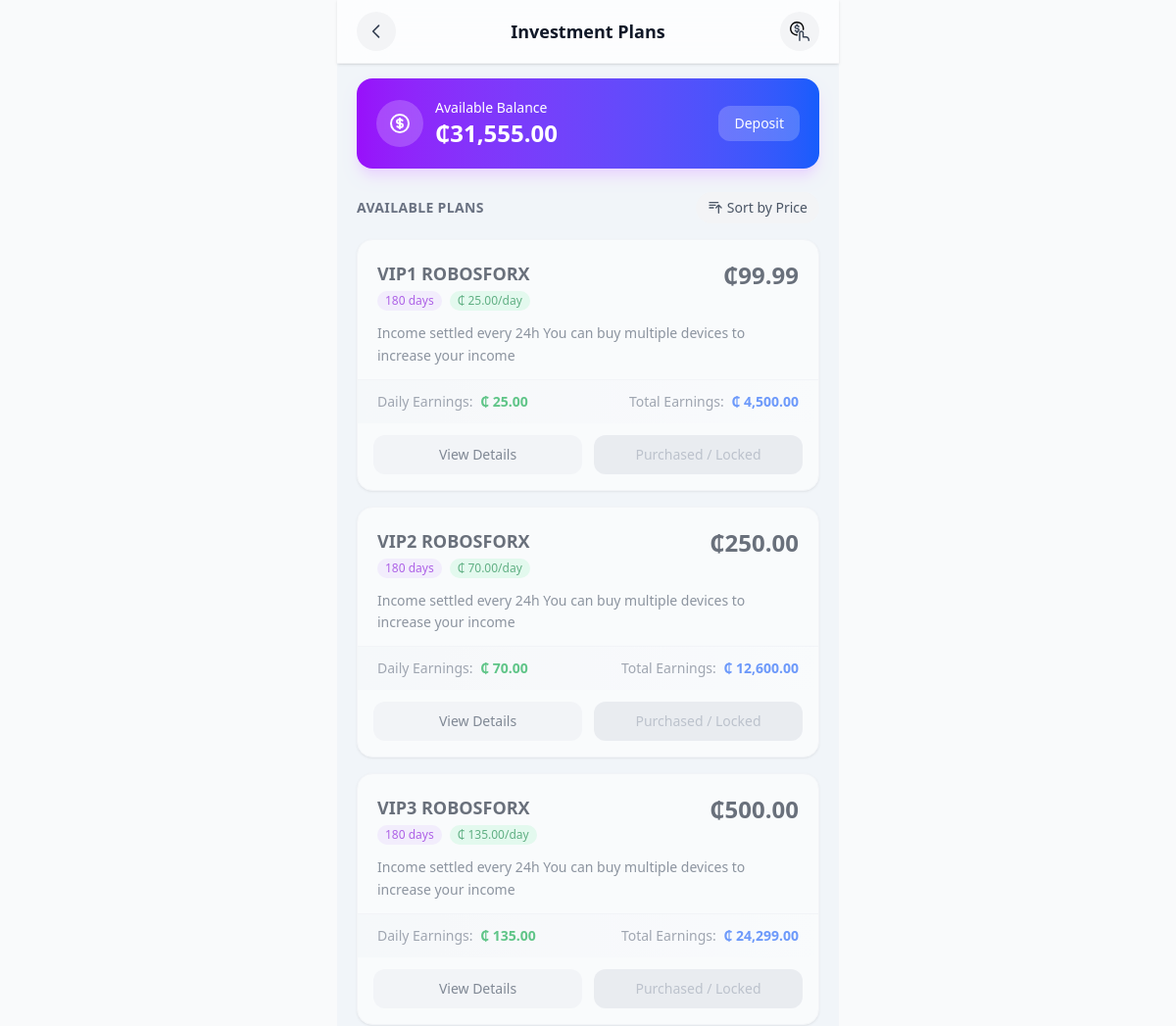
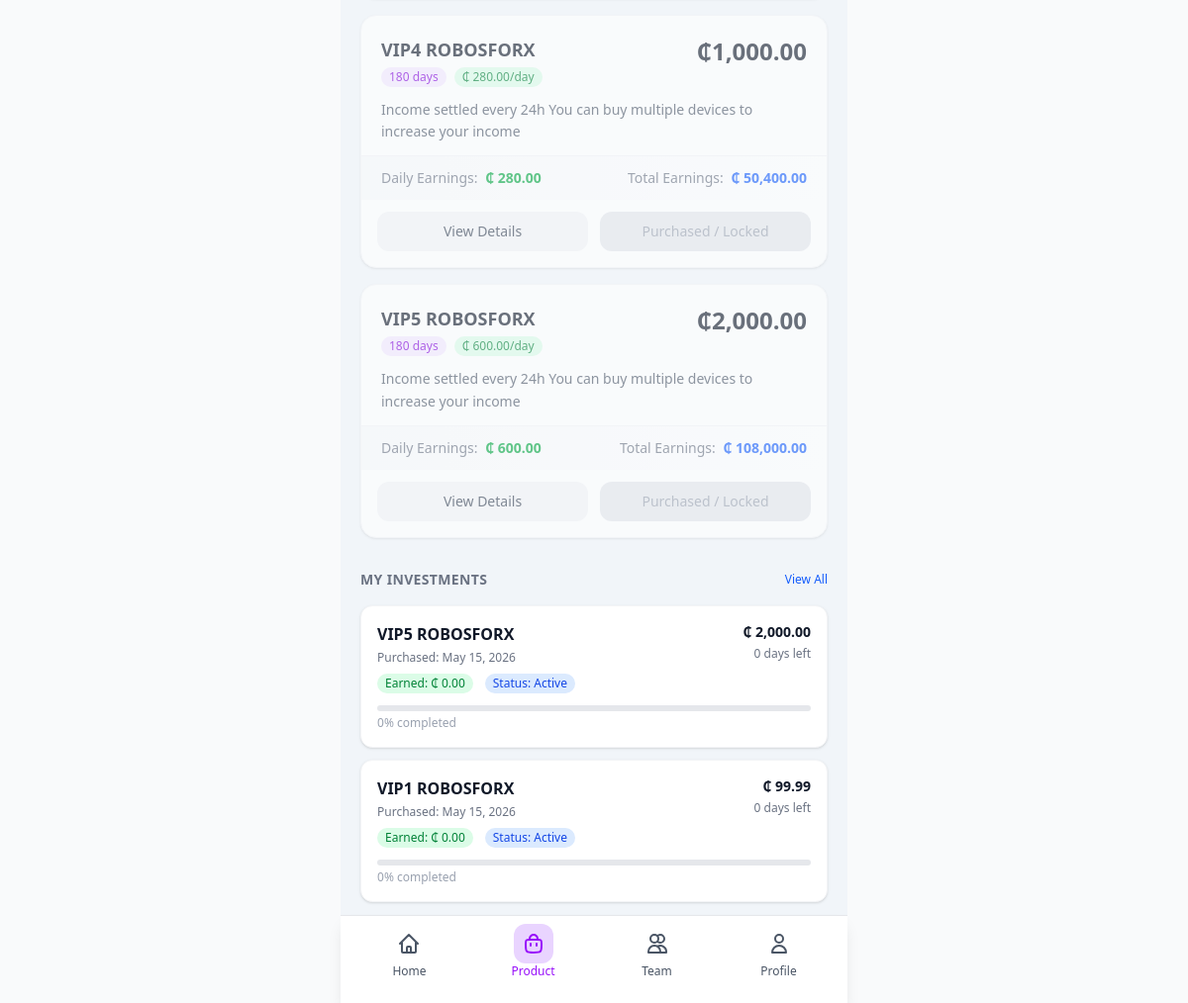
The app's page /core/product/ (signed in) with its own data (2 pictures, top to bottom).
### core/models.py (models this page shows, shortened)
class UserBalance(models.Model):
    user = models.OneToOneField(
        settings.AUTH_USER_MODEL,
        on_delete=models.CASCADE,
        related_name='balance'
    )
    balance = models.DecimalField(max_digits=12, decimal_places=2, default=0)
    currency = models.CharField(max_length=10, default='GHS')
    created_at = models.DateTimeField(auto_now_add=True)
    updated_at = models.DateTimeField(auto_now=True)
    class Meta:
        verbose_name = 'User Balance'
        verbose_name_plural = 'User Balances'
    @classmethod
    def get_user_balance(cls, user):
        if not user.is_authenticated:
            return None
        cache_key = f'user_balance_{user.id}'
        balance_obj = cache.get(cache_key)
        if not balance_obj:
            balance_obj, created = cls.objects.get_or_create(
                user=user,
                defaults={'balance': 0, 'currency': 'GHS'}
            )
            cache.set(cache_key, balance_obj, timeout=60)
        return balance_obj

class Product(models.Model):
    user = models.ForeignKey(
        settings.AUTH_USER_MODEL,
        on_delete=models.CASCADE,
        related_name='products'
    )
    name = models.CharField(max_length=255)
    description = models.TextField(blank=True)
    price = models.DecimalField(max_digits=12, decimal_places=2)
    term = models.CharField(max_length=64, blank=True, help_text='E.g. "10 days", "60 days", etc.')
    daily_earnings = models.DecimalField(max_digits=12, decimal_places=2, blank=True, null=True, help_text='Daily earnings for this product')
    created_at = models.DateTimeField(auto_now_add=True)
    total_earnings = models.DecimalField(max_digits=12, decimal_places=2, blank=True, null=True, help_text='Total earnings for the term')
    class Meta:
        ordering = ['-created_at']
        verbose_name = 'Product'
        verbose_name_plural = 'Products'

class UserInvestment(models.Model):
    STATUS_CHOICES = [
        ('pending', 'Pending'),
        ('active', 'Active'),
        ('completed', 'Completed'),
        ('cancelled', 'Cancelled'),
    ]
    id = models.UUIDField(primary_key=True, default=uuid.uuid4, editable=False)
    user = models.ForeignKey(
        settings.AUTH_USER_MODEL,
        on_delete=models.CASCADE,
        related_name='investments'
    )
    product = models.ForeignKey(
        Product,
        on_delete=models.CASCADE,
        related_name='investments'
    )
    amount = models.DecimalField(max_digits=12, decimal_places=2)
    status = models.CharField(max_length=16, choices=STATUS_CHOICES, default='pending')
    transaction_reference = models.CharField(max_length=64, blank=True, null=True, help_text='Reference from ProductTransaction')
    purchased_at = models.DateTimeField(auto_now_add=True)
    expires_at = models.DateTimeField(blank=True, null=True)
    created_at = models.DateTimeField(auto_now_add=True)
    updated_at = models.DateTimeField(auto_now=True)
    class Meta:
        ordering = ['-created_at']
    def calculate_earned_so_far(self):
        if self.status != 'active':
            return 0
        if not self.product.daily_earnings or not self.expires_at:
            return 0
    def get_days_remaining(self):
        if not self.expires_at:
            return 0
        remaining = (self.expires_at - timezone.now()).total_seconds() / 86400
        return max(0, int(remaining))
    def get_progress_percentage(self):
        if not self.expires_at:
            return 0

### core/views.py (the view)
# urls.py: path('product/', views.product, name='product'),
@login_required
def product(request):
    products = cache.get('all_products_cache')
    if products is None:
        products = list(Product.objects.all().order_by('price'))
        cache.set('all_products_cache', products, timeout=900)
    user_balance = UserBalance.get_user_balance(request.user)
    saved_accounts = SavedAccount.objects.filter(user=request.user)
    user_investments = UserInvestment.objects.filter(
        user=request.user,
        status__in=['active', 'pending', 'completed']
    ).select_related('product')
    max_purchased_price = 0
    for inv in user_investments:
        if inv.product.price > max_purchased_price:
            max_purchased_price = inv.product.price
    for p in products:
        p.is_disabled = (p.price <= max_purchased_price)
    display_investments = [inv for inv in user_investments if inv.status in ['active', 'pending']][:5]
    for investment in display_investments:
        investment.total_earned = investment.calculate_earned_so_far()
        investment.days_remaining = investment.get_days_remaining()
        investment.progress_percentage = investment.get_progress_percentage()
    context = {
        'products': products,
        'user_balance': user_balance,
        'user_investments': display_investments,
        'saved_accounts': saved_accounts,
    }
    return render(request, 'iCare/services/product.html', context)

### core/templates/iCare/services/product.html (shortened to what this page needs)
{% extends "iCare/base.html" %}
{% load static %}
{% load humanize %}
{% block content %}
<div class="min-h-screen pb-8">
    <div class="fixed top-0 left-0 right-0 max-w-lg mx-auto z-50 bg-white/80 backdrop-blur-xl border-b border-gray-100 px-5 py-3 flex items-center justify-between shadow-sm">
        <button class="w-10 h-10 flex items-center justify-center rounded-full bg-gray-100 active:bg-gray-200 transition-all duration-200" onclick="window.history.back()">
            <svg class="w-5 h-5 text-gray-700" fill="none" stroke="currentColor" viewBox="0 0 24 24">
                <path stroke-linecap="round" stroke-linejoin="round" stroke-width="2" d="M15 19l-7-7 7-7"/>
            </svg>
        </button>
        <h1 class="text-lg font-bold text-gray-900">Investment Plans</h1>
        <a href="{% url 'my_investments' %}" class="w-10 h-10 flex items-center justify-center rounded-full bg-gray-100 active:bg-gray-200 transition-all duration-200">
        </a>
    </div>
    <div class="pt-20 pb-[70px] px-5 max-w-lg mx-auto bg-slate-100">
        <div class="bg-gradient-to-r from-purple-600 to-blue-600 rounded-2xl p-5 mb-6 shadow-lg shadow-purple-200">
            <div class="flex items-center gap-3">
                <div class="w-12 h-12 bg-white/20 rounded-full flex items-center justify-center backdrop-blur-sm">
                </div>
                <div class="flex-1">
                    <p class="text-white text-sm font-medium">Available Balance</p>
                    <p class="text-white text-2xl font-bold text-nowrap">₵{{ user_balance.balance|floatformat:2|intcomma }}</p>
                </div>
                <a href="{% url 'recharge' %}" class="px-4 py-2 bg-white/20 rounded-xl text-white text-sm font-medium hover:bg-white/30 transition">
                    Deposit
                </a>
            </div>
        </div>
        <div class="flex justify-between items-center mb-4">
            <h2 class="text-sm font-semibold text-gray-500 uppercase tracking-wide">Available Plans</h2>
            <button id="sort-btn" class="flex items-center gap-1 text-sm text-gray-600 bg-gray-100 px-3 py-1.5 rounded-full">
                <svg class="w-4 h-4" fill="none" stroke="currentColor" viewBox="0 0 24 24">
                    <path stroke-linecap="round" stroke-linejoin="round" stroke-width="2" d="M3 4h13M3 8h9m-9 4h6m4 0l4-4m0 0l4 4m-4-4v12"/>
                </svg>
                Sort by Price
            </button>
        </div>
        <div class="space-y-4" id="products-container">
            {% for product in products %}
            <div class="product-card bg-white rounded-2xl shadow-sm border border-gray-100 overflow-hidden hover:shadow-md transition-all duration-300 {% if product.is_disabled %}opacity-60 bg-gray-50{% endif %}"
                 data-price="{{ product.price }}">
                <div class="p-5 pb-3">
                    <div class="flex justify-between items-start mb-2">
                        <div>
                            <h3 class="text-lg font-bold text-gray-900">{{ product.name }}</h3>
                            <div class="flex items-center gap-2 mt-1">
                                <span class="text-xs bg-purple-100 text-purple-700 px-2 py-0.5 rounded-full">
                                    {{ product.term }} days
                                </span>
                                {% if product.daily_earnings %}
                                <span class="text-xs bg-green-100 text-green-700 px-2 py-0.5 rounded-full">
                                   ₵ {{ product.daily_earnings|floatformat:2|intcomma }}/day
                                </span>
                                {% endif %}
                            </div>
                        </div>
                        <div class="text-right">
                            <p class="text-2xl font-bold text-gray-900">₵{{ product.price|floatformat:2|intcomma }}</p>
                        </div>
                    </div>
                    <p class="text-sm text-gray-600 mt-3 leading-relaxed">{{ product.description|default:"No description available" }}</p>
                </div>
                <div class="bg-gradient-to-r from-gray-50 to-white px-5 py-3 border-t border-gray-100">
                    <div class="flex justify-between items-center text-sm">
                        <div>
                            <span class="text-gray-500">Daily Earnings:</span>
                            <span class="font-semibold text-green-600 ml-1">
                                {% if product.daily_earnings %}
                                    ₵ {{ product.daily_earnings|intcomma }}
                                {% else %}
                                    --
                                {% endif %}
                            </span>
                        </div>
                        <div>
                            <span class="text-gray-500">Total Earnings:</span>
                            <span class="font-semibold text-blue-600 ml-1">
                                {% if product.total_earnings %}
                                    ₵ {{ product.total_earnings|intcomma }}
                                {% else %}
                                    --
                                {% endif %}
                            </span>
                        </div>
                    </div>
                </div>
                <div class="p-4 pt-3 flex gap-3">
                    <button hx-get="{% url 'product_details' %}?id={{ product.id }}" hx-target="#details-content" hx-swap="innerHTML" onclick="document.getElementById('details-modal').classList.remove('hidden'); document.getElementById('details-modal').classList.add('flex');" class="flex-1 py-2.5 text-sm font-medium text-gray-700 bg-gray-100 rounded-xl hover:bg-gray-200 transition">
                        View Details
                    </button>
                    {% if product.is_disabled %}
                    <button disabled class="flex-1 py-2.5 text-sm font-medium text-gray-400 bg-gray-200 rounded-xl cursor-not-allowed">
                        Purchased / Locked
                    </button>
                    {% else %}
                    <button onclick="showPurchaseModal('{{ product.id }}', '{{ product.name }}', {{ product.price }})" class="flex-1 py-2.5 text-sm font-medium text-white bg-gradient-to-r from-blue-600 to-blue-700 rounded-xl hover:from-blue-700 hover:to-blue-800 transition shadow-md">
                        Purchase
                    </button>
                    {% endif %}
                </div>
            </div>
            {% endfor %}
        </div>
        {% if user_investments %}
        <div class="mt-8">
            <div class="flex items-center justify-between mb-4">
                <h2 class="text-sm font-semibold text-gray-500 uppercase tracking-wide">My Investments</h2>
                <a href="{% url 'my_investments' %}" class="text-xs text-blue-600 font-medium">View All</a>
            </div>
            <div class="space-y-3">
                {% for investment in user_investments|slice:":3" %}
                <div class="bg-white rounded-xl p-4 shadow-sm border border-gray-100">
                    <div class="flex justify-between items-start">
                        <div>
                            <p class="font-semibold text-gray-900">{{ investment.product.name }}</p>
                            <p class="text-xs text-gray-500 mt-1">Purchased: {{ investment.created_at|date:"M d, Y" }}</p>
                            <div class="flex items-center gap-3 mt-2">
                                <span class="text-xs bg-green-100 text-green-700 px-2 py-0.5 rounded-full">
                                    Earned: ₵ {{ investment.total_earned|floatformat:2|intcomma }}
                                </span>
                                <span class="text-xs bg-blue-100 text-blue-700 px-2 py-0.5 rounded-full">
                                    Status: {{ investment.get_status_display }}
                                </span>
                            </div>
                        </div>
                        <div class="text-right">
                            <p class="text-sm font-bold text-gray-900">₵ {{ investment.amount|floatformat:2|intcomma }}</p>
                            <p class="text-xs text-gray-500 mt-1">{{ investment.days_remaining }} days left</p>
                        </div>
                    </div>
                    <div class="mt-3">
                        <div class="w-full bg-gray-200 rounded-full h-1.5">
                        </div>
                        <p class="text-xs text-gray-400 mt-1">{{ investment.progress_percentage }}% completed</p>
                    </div>
                </div>
                {% endfor %}
            </div>
        </div>
        {% endif %}
    </div>
</div>
{% include "iCare/partials/footer.html" %}
{% endblock %}

### core/templates/iCare/base.html (shortened to what this page needs)
{% load static tailwind_tags pwa %}
<!DOCTYPE html>
<html lang="en">
<head>
    {% tailwind_css %}
</head>
<body class="bg-gray-50" hx-headers='{"X-CSRFToken": "{{ csrf_token }}"}'>
    <main>
        {% block content %}{% endblock %}
    </main>
</body>
</html>

### core/templates/iCare/partials/footer.html (shortened to what this page needs)
<footer class="fixed bottom-0 mx-w-4xl max-w-lg mx-auto  left-0 right-0 z-50 bg-white/95 backdrop-blur-lg border-t border-gray-200 shadow-lg">
    <div class="flex justify-around items-center px-2 pt-2 pb-6 max-w-lg mx-auto ">
        <a href="{% url 'home' %}" hx-get="{% url 'home' %}" hx-target="body" hx-push-url="true" hx-swap="outerHTML" class="flex flex-col items-center gap-0 group">
            <div class="p-2 rounded-xl transition-all duration-200 group-hover:bg-blue-100">
            </div>
            <span class="text-xs font-medium text-gray-600 group-hover:text-blue-600 transition-colors duration-200">Home</span>
        </a>
        <a href="{% url 'product' %}" hx-get="{% url 'product' %}" hx-target="body" hx-push-url="true" hx-swap="outerHTML" class="flex flex-col items-center gap-0 group">
            <div class="p-2 rounded-xl transition-all duration-200 group-hover:bg-purple-100">
            </div>
            <span class="text-xs font-medium text-gray-600 group-hover:text-purple-600 transition-colors duration-200">Product</span>
        </a>
        <a href="{% url 'team' %}" hx-get="{% url 'team' %}" hx-target="body" hx-push-url="true" hx-swap="outerHTML" class="flex flex-col items-center gap-0 group">
            <div class="p-2 rounded-xl transition-all duration-200 group-hover:bg-green-100">
            </div>
            <span class="text-xs font-medium text-gray-600 group-hover:text-green-600 transition-colors duration-200">Team</span>
        </a>
        <a href="{% url 'profile' %}" hx-get="{% url 'profile' %}" hx-target="body" hx-push-url="true" hx-swap="outerHTML" class="flex flex-col items-center gap-0 group">
            <div class="p-2 rounded-xl transition-all duration-200 group-hover:bg-orange-100">
                <svg class="h-6 w-6 text-gray-600 group-hover:text-orange-600 transition-colors duration-200" fill="none" stroke="currentColor" viewBox="0 0 24 24">
                    <path stroke-linecap="round" stroke-linejoin="round" stroke-width="2" d="M16 7a4 4 0 11-8 0 4 4 0 018 0zM12 14a7 7 0 00-7 7h14a7 7 0 00-7-7z"/>
                </svg>
            </div>
            <span class="text-xs font-medium text-gray-600 group-hover:text-orange-600 transition-colors duration-200">Profile</span>
        </a>
    </div>
</footer>

### records on screen
UserBalance: balance "31,555.00"
Product: name "VIP1 ROBOSFORX", term "180", daily_earnings "25.00", price "99.99", description "Income settled every 24h You can buy multiple devices to increase your income", total_earnings "4,500.00", shows "Purchased / Locked"
Product: name "VIP2 ROBOSFORX", term "180", daily_earnings "70.00", price "250.00", description "Income settled every 24h You can buy multiple devices to increase your income", total_earnings "12,600.00", shows "Purchased / Locked"
Product: name "VIP3 ROBOSFORX", term "180", daily_earnings "135.00", price "500.00", description "Income settled every 24h You can buy multiple devices to increase your income", total_earnings "24,299.00", shows "Purchased / Locked"
Product: name "VIP4 ROBOSFORX", term "180", daily_earnings "280.00", price "1,000.00", description "Income settled every 24h You can buy multiple devices to increase your income", total_earnings "50,400.00", shows "Purchased / Locked"
Product: name "VIP5 ROBOSFORX", term "180", daily_earnings "600.00", price "2,000.00", description "Income settled every 24h You can buy multiple devices to increase your income", total_earnings "108,000.00", shows "Purchased / Locked"
UserInvestment: product.name "VIP5 ROBOSFORX", created_at "May 15, 2026", total_earned "0.00", status "Active", amount "2,000.00", days_remaining "0", progress_percentage "0"
UserInvestment: product.name "VIP1 ROBOSFORX", created_at "May 15, 2026", total_earned "0.00", status "Active", amount "99.99", days_remaining "0", progress_percentage "0"
